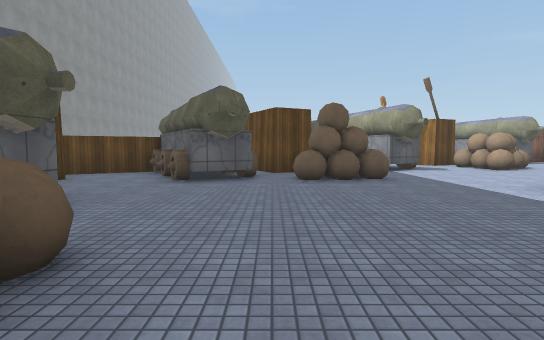
[1] (above)

24 first-person views from a walk through a Unity game level. The camera is 1.4 m above the floor, tilts 4° down and sees 80° across. The floor is counted in squares, 2 m on a side. Each view is taken from the middle of a square. On the plan, view 1 faces up. The plan holds only what a view shows up to about 10 squares ahead; the rest is blank. The place goes on beyond the plan. The player is left out. Some surface patterns are stand-ins.

[2]
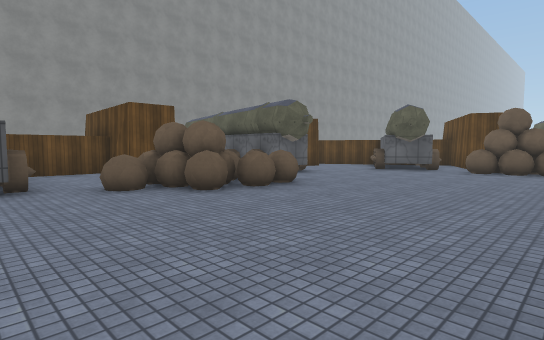

[3]
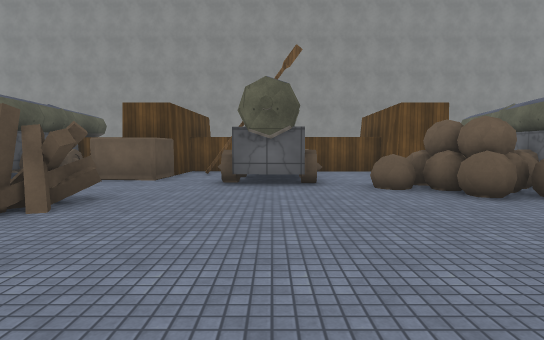

[4]
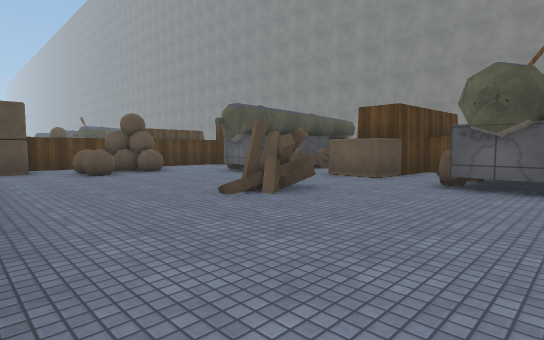

[5]
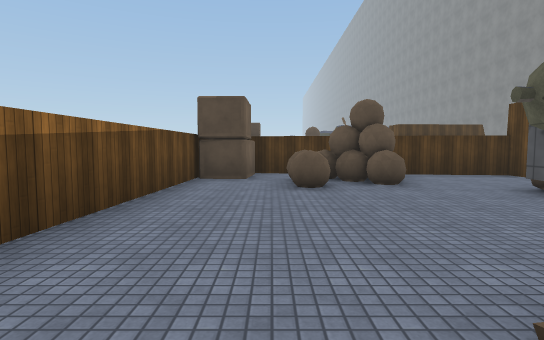

[6]
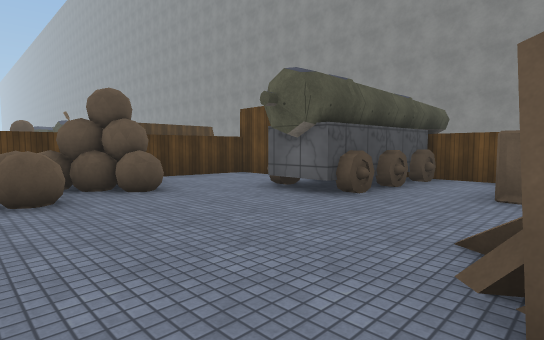

[7]
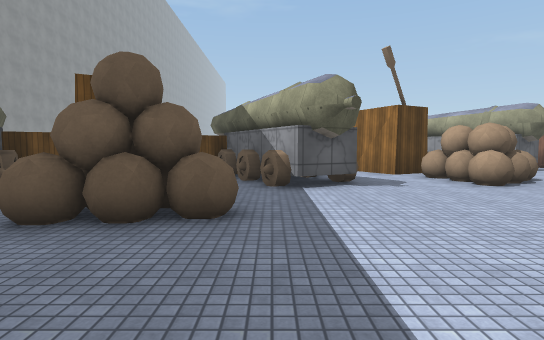

[8]
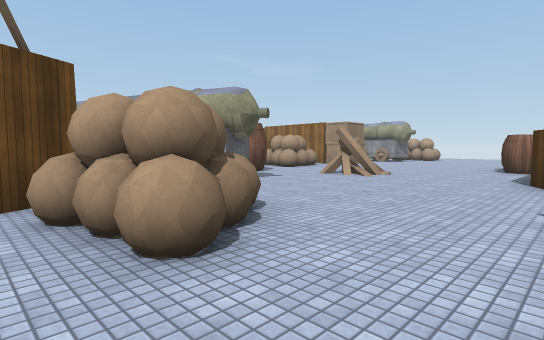

[9]
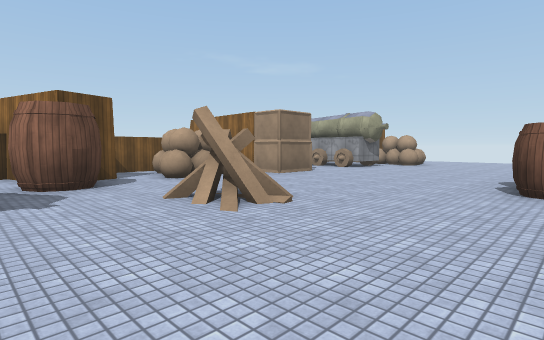

[10]
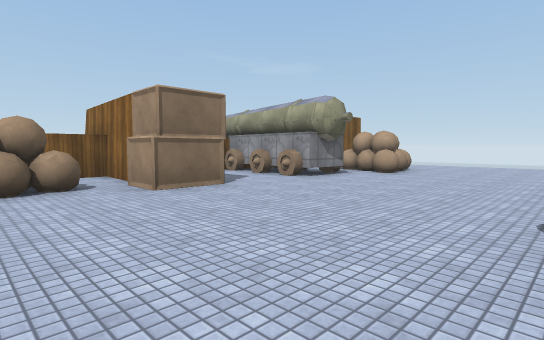

[11]
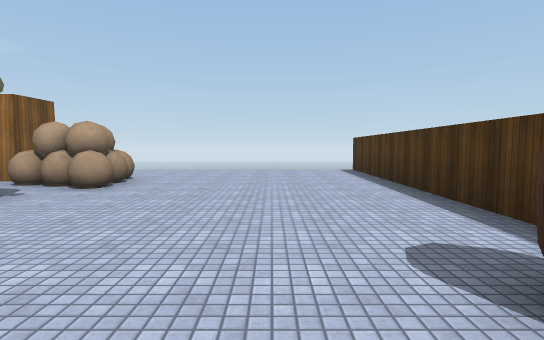

[12]
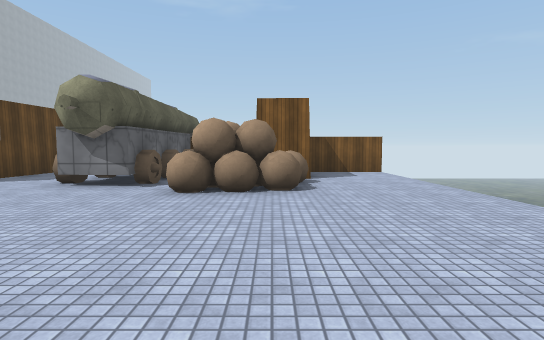

[13]
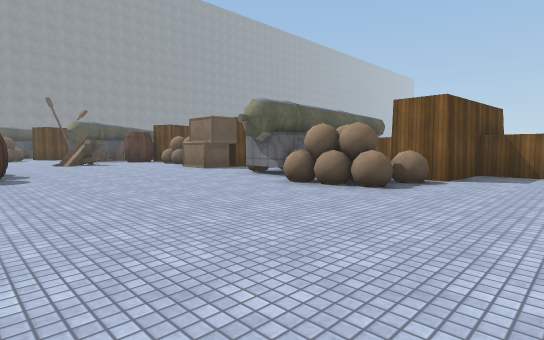

[14]
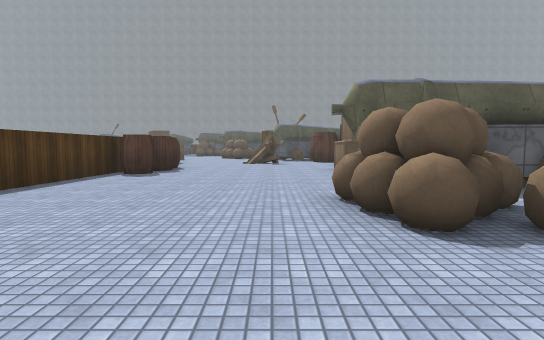

[15]
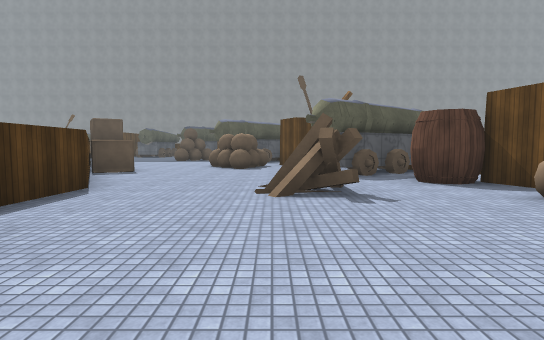

[16]
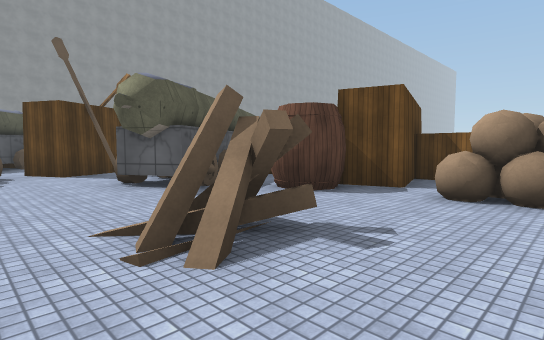

[17]
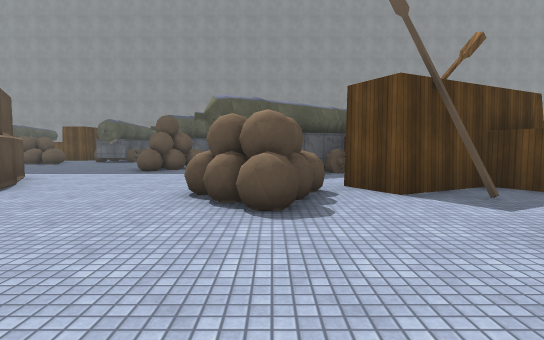

[18]
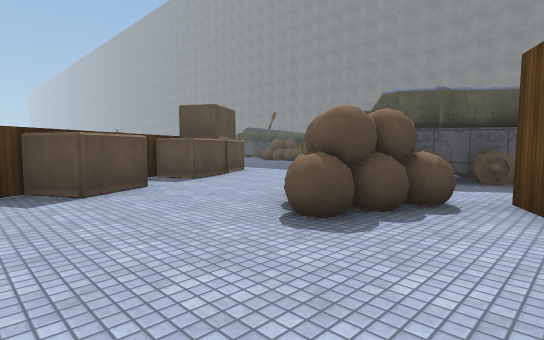

[19]
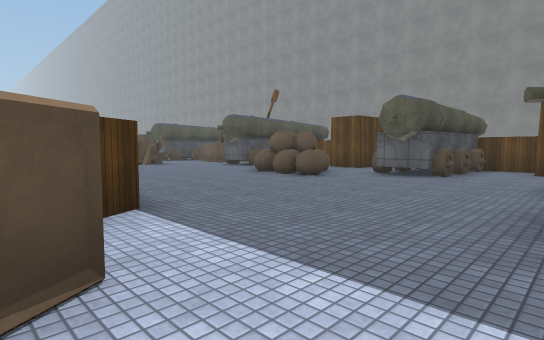

[20]
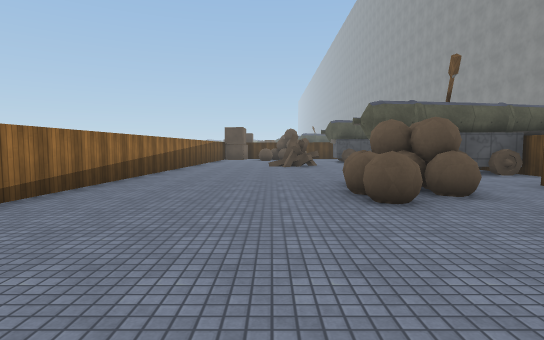

[21]
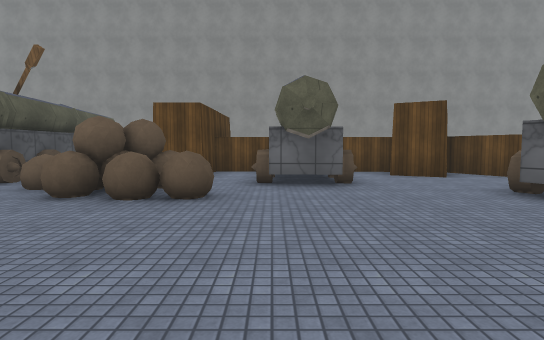

[22]
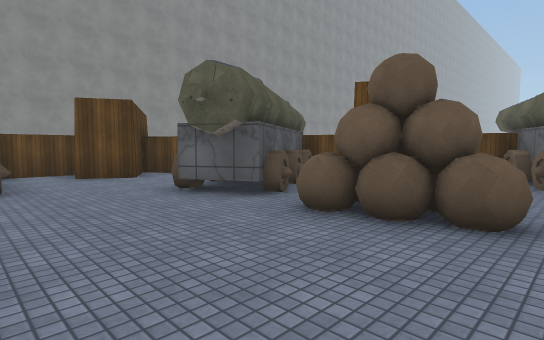

[23]
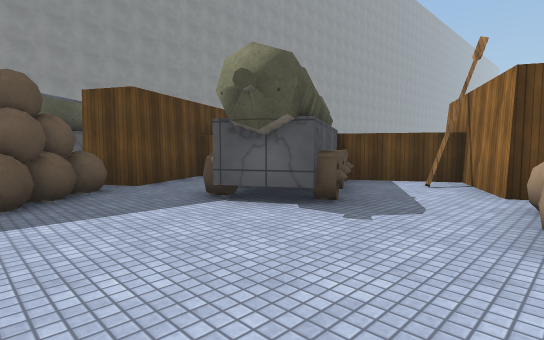

[24]
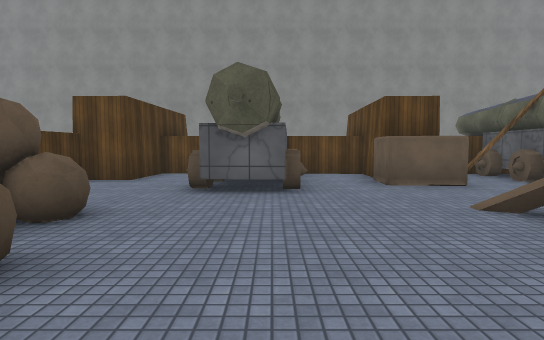

### Floor plan
Key: @ floor where view 1 was taken; # wall or solid block; x gap in a wall; . floor; / step, stairs or slope; = window, fence, low wall or low ledge; ^ raised ledge; B barrel; O other object.
Columns run from 7 left of view 1 to 28 right of it. Each row starts with its distance up from view 1.
 19                     ######       ##x
 18                    ##....## ######..
 17                     #.OO.##.######./
 16                  # BB.OO.##..##OO../
 15              ##  ##BB.......##.OO../
 14            #####.##............OO../
 13           #####......#............./
 12        #####.........=............./
 11      ###..##..OO.................../
 10     #####.##..O.........BB........./
  9  #######................BBB......../
  8  #...##.OO.......#.####    #########
  7 ###..##.OO......####
  6 #.#..........####
  5 #...........####
  4 #####.......
  3  ####......#
  2  #. OO.....#
  1  ##.OOO....#
  0  ##.OO.@...#
 -1  #..O......#
 -2 #####......#
 -3 #####......#
 -4 #^#.#.....##
 -5 #.........
 -6 ####..#/..
 -7 #.........#
 -8 #.........#
 -9 #####.....#
-10 #  ##.....#
-11 #.....OO..#
-12 ###..OOO.##
-13   #... ..##
-14   ########

Where each view was taken, in squares from view 1:
view 1: 0 up, 0 right, facing up
view 2: 3 down, 3 right, facing up-left
view 3: 3 down, 3 right, facing left
view 4: 2 down, 3 right, facing down-left
view 5: 5 down, 1 right, facing down
view 6: 6 down, 1 right, facing down-left
view 7: 4 up, 3 right, facing up
view 8: 8 up, 6 right, facing up-right
view 9: 9 up, 11 right, facing up-right
view 10: 10 up, 15 right, facing up-right
view 11: 11 up, 18 right, facing right
view 12: 9 up, 25 right, facing up
view 13: 9 up, 28 right, facing up-left
view 14: 13 up, 28 right, facing left
view 15: 12 up, 19 right, facing left
view 16: 11 up, 16 right, facing up-left
view 17: 11 up, 12 right, facing left
view 18: 13 up, 11 right, facing down-left
view 19: 7 up, 5 right, facing down-left
view 20: 6 up, 0 right, facing down
view 21: 3 up, 3 right, facing left
view 22: 4 up, 3 right, facing up-left
view 23: 7 up, 7 right, facing up-left
view 24: 9 down, 2 right, facing left
